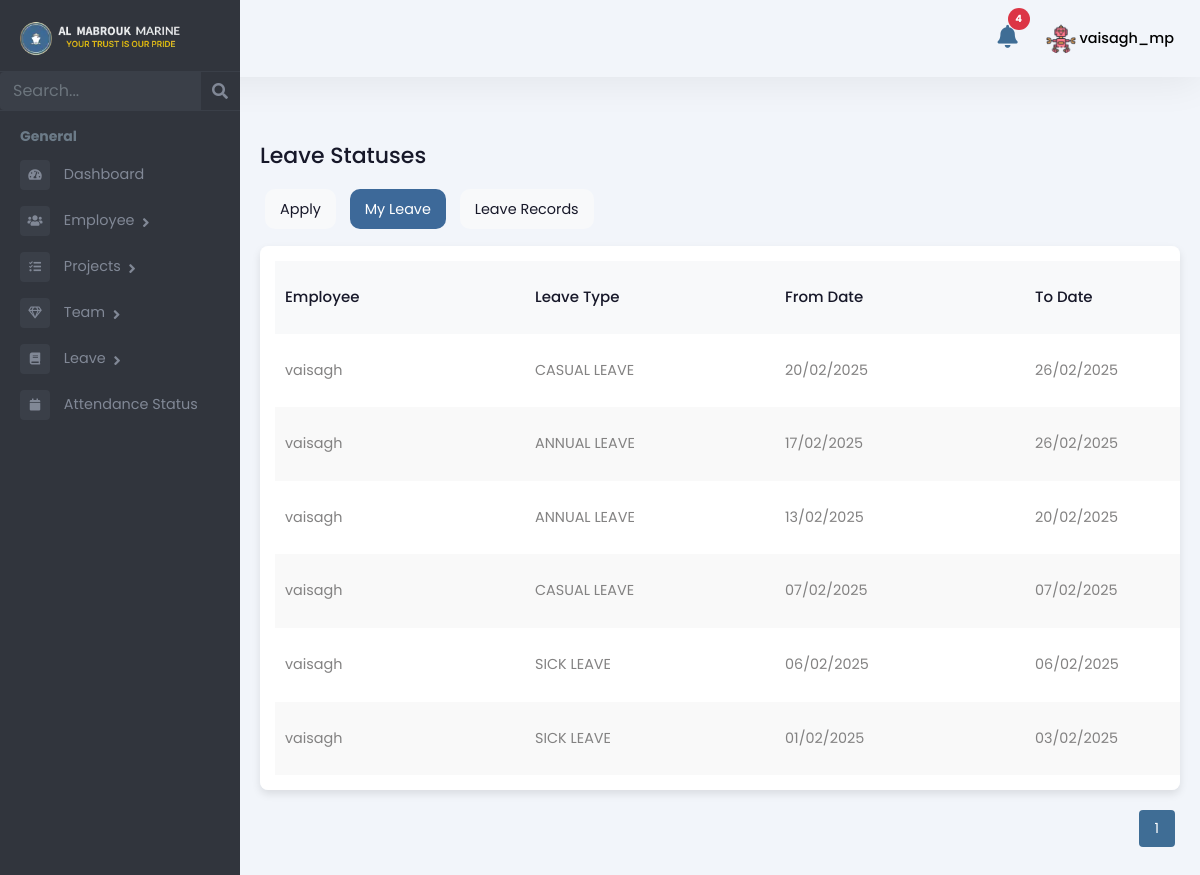
Page /manager/my-leave/ (signed in) on the committed database.
### Admin/models.py (models this page shows, shortened)
class Employee(models.Model):
    user = models.OneToOneField(User, on_delete=models.CASCADE, related_name='employee_profile')
    is_employee = models.BooleanField(default=False)
    is_manager = models.BooleanField(default=False)
    is_administration = models.BooleanField(default=False)
    is_hr = models.BooleanField(default=False)
    rank = models.CharField(max_length=255, blank=True, null=True)
    salary = models.DecimalField(max_digits=10, decimal_places=2, blank=True, null=True)
    work_days = models.DecimalField(max_digits=10, decimal_places=2, default=0, blank=True)
    holidays = models.IntegerField(null=True, blank=True)
    overseas_days = models.IntegerField(default=0)
    date_of_birth = models.DateField(null=True, blank=True)
    phone_number = models.CharField(max_length=15, blank=True, null=True)
    date_of_join = models.DateField(null=True, blank=True)
    address = models.TextField(blank=True, null=True)
    profile_picture = models.ImageField(upload_to="profile_pictures/", null=True, blank=True)

class Leave(models.Model):
    LEAVE_TYPE_CHOICES = [
        ('SICK LEAVE', 'Sick Leave'),
        ('ANNUAL LEAVE', 'Annual Leave'),
    ]
    STATUS_CHOICES = [
        ('PENDING', 'Pending'),
        ('APPROVED', 'Approved'),
        ('REJECTED', 'Rejected'),
    ]
    user = models.ForeignKey(User, on_delete=models.CASCADE)  # Assuming you're using the default User model
    leave_type = models.CharField(max_length=50, choices=LEAVE_TYPE_CHOICES)
    from_date = models.DateField()
    to_date = models.DateField()
    reason = models.TextField()
    no_of_days = models.IntegerField(editable=False)  # Automatically calculated
    approval_status = models.CharField(max_length=10, choices=STATUS_CHOICES, default='PENDING')
    medical_certificate = models.FileField(upload_to='medical_certificates/', null=True, blank=True)

### manager/views.py (the view)
# urls.py: path("my-leave/", views.manager_leave_status, name="manager_leave_status"),
@login_required
def manager_leave_status(request):
    leaves_list = Leave.objects.filter(user=request.user).order_by("-from_date")
    paginator = Paginator(leaves_list, 10)
    page_number = request.GET.get("page")
    leaves = paginator.get_page(page_number)
    return render(request, "Manager/leavestatus.html", {"leaves": leaves,"role": "Manager",})

### templates/Manager/leavestatus.html (shortened to what this page needs)
{% extends 'Manager/managerbase.html' %}
{% load static %}
{% block content %}
<div class="emply-list-wraper">
    <div class="pg-title">
        <h1>Leave Statuses</h1>
    </div>
    <div class="leave-tab-wrapper">
        <a href="{% url 'manager_apply_leave' %}">Apply</a>
        <a href="{% url 'manager_leave_status' %}" class="active">My Leave</a>
        <a href="{% url 'manager_leave_records' %}">Leave Records</a>
    </div>
    <div class="widget-box table-wdgt">
        <table id="leaveTable">
            <thead>
                <tr>
                    <th>Employee</th>
                    <th>Leave Type</th>
                    <th>From Date</th>
                    <th>To Date</th>
                </tr>
            </thead>
            <tbody>
                {% for leave in leaves %}
                <tr>
                    <td><a href="#">{{ leave.user.username }}</a></td>
                    <td>{{ leave.leave_type }}</td>
                    <td>{{ leave.from_date|date:"d/m/Y" }}</td>
                    <td>{{ leave.to_date|date:"d/m/Y" }}</td>
                </tr>
                {% empty %}
                <tr>
                    <td colspan="7" class="text-center">No leave applications found.</td>
                </tr>
                {% endfor %}
            </tbody>
        </table>
    </div>
    <div class="pagination" id="pagination">
    {% with current=leaves.number %}
        {% for num in leaves.paginator.page_range %}
            {% if num >= current|add:"-1" and num <= current|add:"1" %}
                {% if num == current %}
                    <button class="active">{{ num }}</button>
                {% else %}
                    <a href="?page={{ num }}">
                        <button>{{ num }}</button>
                    </a>
                {% endif %}
            {% endif %}
        {% endfor %}
    {% endwith %}
</div>
</div>
{% endblock %}

### templates/Manager/managerbase.html (shortened to what this page needs)
{% load static %}
<!DOCTYPE html>
<html lang="en">
<head>
    <link rel="stylesheet" href="{% static 'assets/vendor/bootstrap/css/bootstrap.min.css' %}" />
    <link href="https://use.fontawesome.com/releases/v5.0.6/css/all.css" rel="stylesheet" />
    <link rel="stylesheet" href="{% static 'assets/styles.css' %}" />
    <link href="https://cdn.jsdelivr.net/npm/select2@4.0.13/dist/css/select2.min.css" rel="stylesheet" />
    <link href="https://cdn.jsdelivr.net/npm/bootstrap-icons@1.11.3/font/bootstrap-icons.css" rel="stylesheet">
    <link rel="stylesheet" href="{% static 'assets/css/style.css' %}" />
</head>
<body>
    <header>
      <div class="mb-top-hdr">
        <div class="hdr-notification">
        <a href="#" id="open-notification-popup">
            <button type="button" class="btn btn-primary position-relative">
                <i class="fas fa-bell"></i>
                <span id="notification-count" class="position-absolute top-0 start-100 translate-middle badge rounded-pill bg-danger">
                </span>
            </button>
        </a>
    </div>
      <div class="hdr-user">
          <div class="dropdown">
              <button class="btndropdown-toggle" type="button" id="dropdownMenuButton1"
                  data-bs-toggle="dropdown" aria-expanded="false">
                  {% if request.user.employee_profile.profile_picture %}
                      <img src="{{ request.user.employee_profile.profile_picture.url }}"
                           alt="Profile Picture"
                           class="rounded-circle"
                           style="width: 30px; height: 30px; object-fit: cover;">
                  {% else %}
                      <i class="fas fa-user"></i>
                  {% endif %}
                  <span>{{ request.user.first_name }}_{{ request.user.last_name }}</span>
              </button>
          </div>
      </div>
      </div>
  </header>
    <div class="page-wrapper chiller-theme toggled"  id="content">
        <nav id="sidebar"  class="sidebar-wrapper sidebar">
            <div class="sidebar-content">
              <div class="sidebar-brand">
                <a href="{% url 'manager-dashboard' %}"><img src="{% static 'assets/images/almabrouk-logo.webp' %}"
                  alt="Almabrouk Marine Logo" /></a>
              </div>
              <div class="sidebar-search">
                <form method="get" action="{% url 'manager_search_redirect' %}">
                  <div class="input-group">
                    <input
                      type="text"
                      name="search"
                      class="form-control search-menu"
                      placeholder="Search..."
                      value="{{ search_query }}"
                    />
                    <div class="input-group-append">
                  <button class="input-group-text" type="submit" style="border: none; background: none;">
                    <i class="fa fa-search" aria-hidden="true"></i>
                  </button>
                </div>
                  </div>
                </form>
              </div>
              <div class="sidebar-menu">
                <ul>
                  <li class="header-menu">
                    <span>General</span>
                  </li>
                  <li>
                    <a href="{% url 'manager-dashboard' %}">
                      <i class="fa fa-tachometer-alt"></i>
                      <span>Dashboard</span>
                    </a>
                  </li>
                  <li class="sidebar-dropdown">
                    <a href="#">
                      <i class="fas fa-users"></i>
                      <span>Employee</span>
                    </a>
                  </li>
                  <li class="sidebar-dropdown">
                    <a href="#">
                      <i class="fas fa-tasks"></i>
                      <span>Projects</span>
                    </a>
                  </li>
                  <li class="sidebar-dropdown">
                    <a href="#">
                      <i class="far fa-gem"></i>
                      <span>Team</span>
                    </a>
                  </li>
                  <li class="sidebar-dropdown">
                    <a href="#">
                      <i class="fa fa-book"></i>
                      <span>Leave</span>
                    </a>
                  </li>
                  <li>
                    <a href="{% url 'attendance_status' %}">
                      <i class="fa fa-calendar"></i>
                      <span>Attendance Status</span>
                    </a>
                  </li>
                </ul>
              </div>
            </div>
          </nav>
        {% block content %}
        {% endblock %}
    </div>
</body>
</html>

### rows in the picture
Leave: user.username "vaisagh", leave_type "CASUAL LEAVE", from_date "20/02/2025", to_date "26/02/2025"
Leave: user.username "vaisagh", leave_type "ANNUAL LEAVE", from_date "17/02/2025", to_date "26/02/2025"
Leave: user.username "vaisagh", leave_type "ANNUAL LEAVE", from_date "13/02/2025", to_date "20/02/2025"
Leave: user.username "vaisagh", leave_type "CASUAL LEAVE", from_date "07/02/2025", to_date "07/02/2025"
Leave: user.username "vaisagh", leave_type "SICK LEAVE", from_date "06/02/2025", to_date "06/02/2025"
Leave: user.username "vaisagh", leave_type "SICK LEAVE", from_date "01/02/2025", to_date "03/02/2025"

### other values in the picture
{{ request.user.first_name }} "vaisagh"
{{ request.user.last_name }} "mp"
{{ num }} "1"
